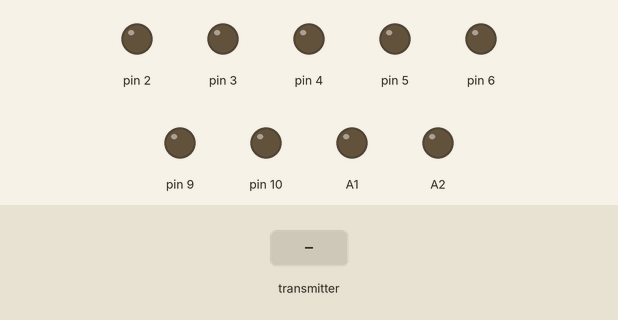
This sketch was run on a simulated Arduino Uno, built with avr-gcc and run on an emulated ATmega328P. On the bench: output pins drawn as LEDs (lit = HIGH). The test bench sets the inputs (shaded band). No radio packets arrive unless stated.

Above: at 1.2 s.
1.3 s: the transmitter starts sending xjoy1 = 64
At 1.9 s:
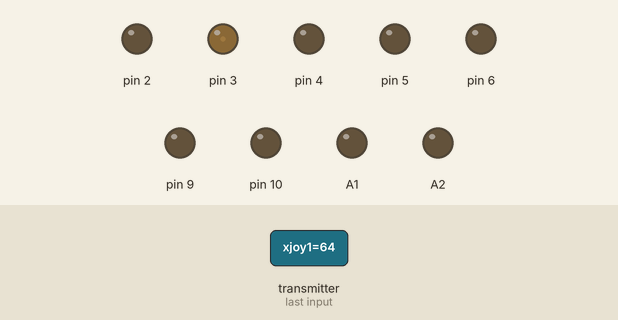
2.9 s: the transmitter starts sending yjoy1 = 64
At 3.5 s:
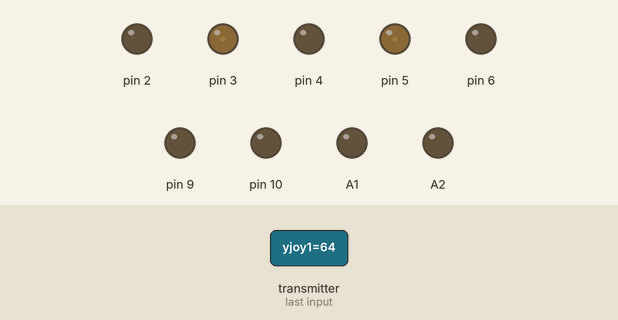
4.5 s: the transmitter starts sending xjoy2 = 64
At 5.7 s:
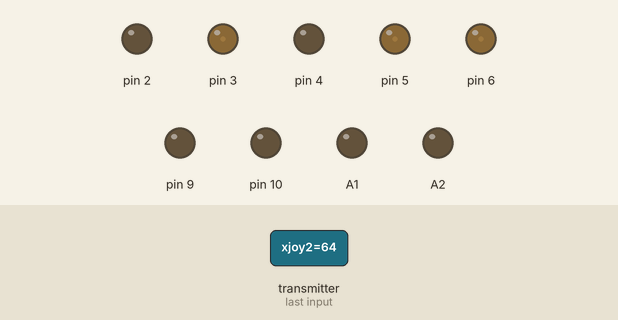
6.0 s: the transmitter starts sending yjoy2 = 64
At 7.3 s:
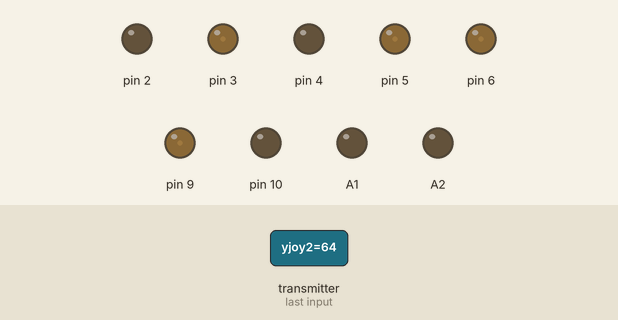
7.6 s: the transmitter starts sending var2 = 64
At 9.0 s:
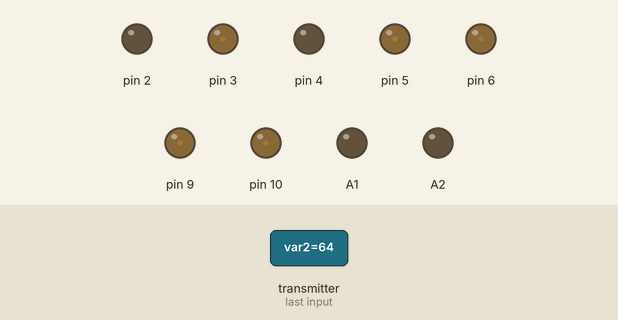
9.3 s: the transmitter starts sending btn1 = 1
At 10.6 s:
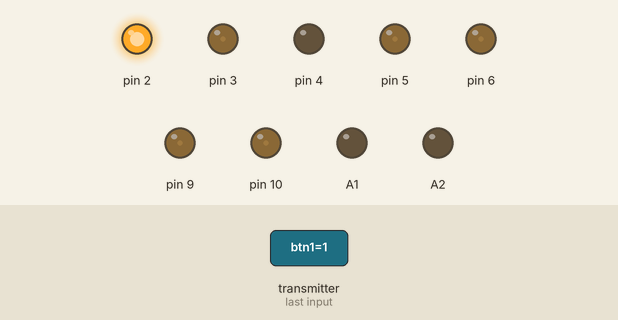
Timing chart, 0 to 11.9 s (numbered marks = the images above; inputs shaded):
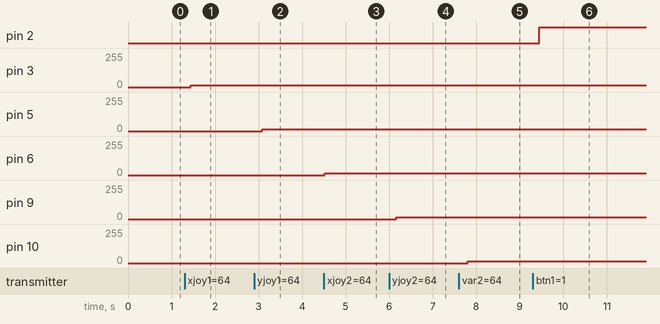

The sketch:

reciver_RF.ino
```cpp
/* 14 ch NRF 24 TRANSMITTER  Rx  reciver
    GND    ->   GND
    Vcc    ->   3.3V
    CE     ->   D7
    CSN    ->   D8
    CLK    ->   D13
    MOSI   ->   D11
    MISO   ->   D12
*/
#include <SPI.h>
#include <nRF24L01.h>
#include <RF24.h>
#include <printf.h>
/*//////////////////////////////////////////////////////*/
#define CSN 8
#define CE  7
#define Debug_mode false
/*Create a unique pipe out. The receiver has towear the same unique code*/
const uint64_t pipeIn = 0x662266; //IMPORTANT: The same as in the receiver!!!
/*//////////////////////////////////////////////////////*/
RF24 radio(CE, CSN); // select  CSN and CE  pins
/*//////////////////////////////////////////////////////*/
//Create a struct to send over NRF24L01
struct MyData {
  byte xjoy1;     // x joystic 1
  byte yjoy1;     // y joystic 1
  byte xjoy2;     // x joystic 2
  byte yjoy2;     // y joystic 2
  byte var1;      // variable resistor 1
  byte var2;      // variable resistor 2
  byte swjoy1;    // switch joystic 1
  byte swjoy2;    // switch joystic 2
  byte btn1;      // button 1
  byte btn2;      // button 2
  byte btn3;      // button 3
  byte btn4;      // button 4
};
MyData data;
/*//////////////////////////////////////////////////////*/
//This function will only set the value to  0 if the connection is lost...
void resetData(){
  data.xjoy1 = 0;
  data.yjoy1 = 0;
  data.xjoy2 = 0;
  data.yjoy2 = 0;
  data.var1 = 0;
  data.var2 = 0;
  data.swjoy1 = 0;
  data.swjoy2 = 0;
  data.btn1 = 0;
  data.btn2 = 0;
  data.btn3 = 0;
  data.btn4 = 0;
}
/**************************************************/

void setup()
{
  pinMode(0,OUTPUT);
  pinMode(1,OUTPUT);
  pinMode(2,OUTPUT);
  pinMode(3,OUTPUT);
  pinMode(4,OUTPUT);
  pinMode(5,OUTPUT);
  pinMode(6,OUTPUT);
  pinMode(9,OUTPUT);
  pinMode(10,OUTPUT);
  pinMode(A1,OUTPUT);
  pinMode(A2,OUTPUT);
//  pinMode(LED_BUILTIN, OUTPUT);
 Serial.begin(9600); //Set the speed to 9600 bauds if you want.
//  //You should always have the same speed selected in the serial monitor
  resetData();
  radio.begin();
  if (Debug_mode)
    printf_begin();
  radio.setDataRate(RF24_250KBPS); //speed  RF24_250KBPS for 250kbs, RF24_1MBPS for 1Mbps, or RF24_2MBPS for 2Mbps
  radio.openWritingPipe(pipeIn);//Open a pipe for writing
  radio.openReadingPipe(1, pipeIn);//Open a pipe for reading
  radio.openReadingPipe(2, pipeIn);//Open a pipe for reading
  radio.openReadingPipe(3, pipeIn);//Open a pipe for reading
  radio.openReadingPipe(4, pipeIn);//Open a pipe for reading
  radio.openReadingPipe(5, pipeIn);//Open a pipe for reading
  radio.setAutoAck(true); // Ensure autoACK is enabled
  radio.setChannel(108);// Set RF communication channel.
  radio.setPALevel(RF24_PA_MAX); //translate to: RF24_PA_MIN=-18dBm, RF24_PA_LOW=-12dBm, RF24_PA_MED=-6dBM, and RF24_PA_HIGH=0dBm.
  radio.enableDynamicPayloads(); //This way you don't always have to send large packets just to send them once in a while. This enables dynamic payloads on ALL pipes.
  //radio.disableDynamicPayloads();//This disables dynamic payloads on ALL pipes. Since Ack Payloads requires Dynamic Payloads, Ack Payloads are also disabled. If dynamic payloads are later re-enabled and ack payloads are desired then enableAckPayload() must be called again as well.
  radio.setCRCLength(RF24_CRC_16); // Use 8-bit or 16bit CRC for performance. CRC cannot be disabled if auto-ack is enabled. Mode :RF24_CRC_DISABLED  ,RF24_CRC_8 ,RF24_CRC_16
  radio.setRetries(10, 15);//Set the number of retry attempts and delay between retry attempts when transmitting a payload. The radio is waiting for an acknowledgement (ACK) packet during the delay between retry attempts.Mode: 0-15,0-15
  radio.startListening();//Start listening on the pipes opened for reading.
}
/******Reset the received data to 0 if connection is lost******/
unsigned long lastRecvTime = 0;
void recvData()
{
  while ( radio.available() )//Check whether there are bytes available to be read
  {
    radio.read(&data, sizeof(MyData));//Read payload data from the RX FIFO buffer(s).
    lastRecvTime = millis(); //here we receive the data
  }
}
/**************************************************************/
void loop()
{
  recvData(); //Resive Data
  unsigned long now = millis();
  //Here we check if we've lost signal, if we did we reset the values
  if ( now - lastRecvTime > 1000 ) {
    // Signal lost?
    resetData();
  }
  /*digitalWrite(0,0);
  digitalWrite(1,0);
  digitalWrite(2,0);
  digitalWrite(3,0);
  digitalWrite(4,0);
  digitalWrite(5,0);
  digitalWrite(6,0);
  digitalWrite(9,0);
  digitalWrite(10,0);
  digitalWrite(A0,0);
  digitalWrite(A1,0);
  digitalWrite(A2,0);*/
  analogWrite(3, map(data.xjoy1,0,1023,0,255));
  analogWrite(5, map(data.yjoy1,0,1023,0,255));
  analogWrite(6, map(data.xjoy2,0,1023,0,255));
  analogWrite(9, map(data.yjoy2,0,1023,0,255));

  //analogWrite(9, data.var1);
  analogWrite(10, map(data.var2,0,1023,0,255) );

  digitalWrite(0,data.swjoy1);
  digitalWrite(1,data.swjoy2);
  digitalWrite(2,data.btn1);
  digitalWrite(4,data.btn2);
  digitalWrite(A0,data.btn3);
  digitalWrite(A1,data.btn4);
  digitalWrite(A2,data.btn4);

  /*Serial.print("swj1:  ");
  Serial.print(data.swjoy1);
  Serial.print("\t\t");
  Serial.print("x joystic 1 : ");
  Serial.print(data.xjoy1);
  Serial.print("\t\t");
  Serial.print("y joystic 1 : ");
  Serial.println(data.yjoy1);


  Serial.print("swj2:  ");
  Serial.print(data.swjoy2);
  Serial.print("\t\t");
  Serial.print("x joystic 2 : ");
  Serial.print(data.xjoy2);
  Serial.print("\t\t");
  Serial.print("y joystic 2 : ");
  Serial.println(data.yjoy2);


  Serial.print("variable resistor 1  : ");
  Serial.print(data.var1);
  Serial.print("\t\t");
  Serial.print("variable resistor 2 : ");
  Serial.println(data.var2);


  Serial.print("switch 1  : ");
  Serial.print(data.btn1);
  Serial.print("\t\t");
  Serial.print("switch 2 : ");
  Serial.println(data.btn2);
  Serial.print("\t\t");
  Serial.print("switch 3  : ");
  Serial.print(data.btn3);
  Serial.print("\t\t");
  Serial.print("switch 4 : ");
  Serial.println(data.btn4);
  Serial.println("____________________________________________________________");*/


  delay(200);
  if (Debug_mode)
    radio.printDetails();//Show debug data
}
```

Measured:
- after the input at 1.3 s, pin 3: 0/255 → 15/255 after 0.14 s
- after the input at 2.9 s, pin 5: 0/255 → 15/255 after 0.18 s
- after the input at 4.5 s, pin 6: 0/255 → 15/255 at once
- after the input at 6.0 s, pin 9: 0/255 → 15/255 after 0.16 s
- after the input at 7.6 s, pin 10: 0/255 → 15/255 after 0.20 s
- after the input at 9.3 s, pin 2: LOW → HIGH after 0.15 s
